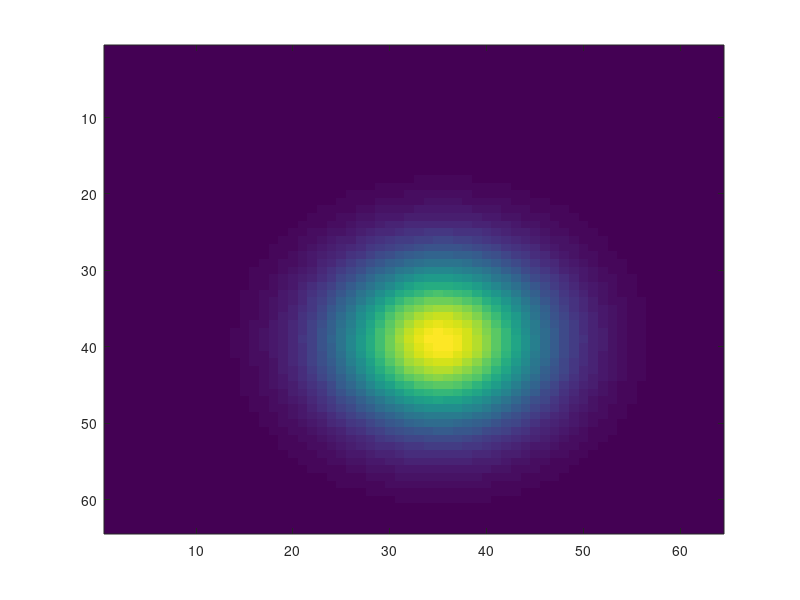

Here is the MATLAB script that generated this plot:
mu = rand(1,2);
Sigma = 0.5*[1 0; 0 1];

x1 = linspace(-3,3,64);
x2 = linspace(-3,3,64);
[X1,X2] = meshgrid(x1,x2);
X = [X1(:) X2(:)];

y = mvnpdf(X,mu,Sigma);
y = reshape(y,length(x2),length(x1));

imagesc(y)
saveas(gca,'laser.png')